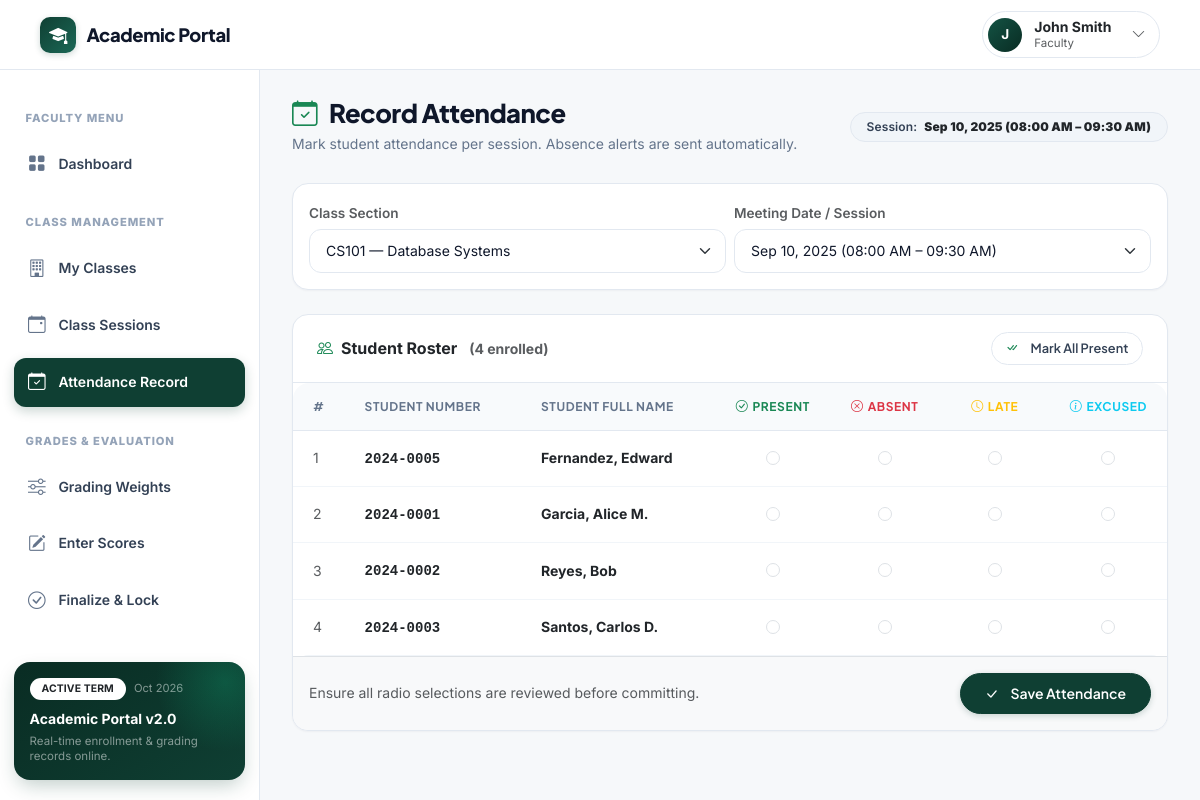
The page /instructor/attendance.php (signed in) on the database its author committed.
### tables this page shows
CREATE TABLE IF NOT EXISTS class_sessions (
    session_id      INT         AUTO_INCREMENT PRIMARY KEY,
    class_id        INT         NOT NULL,
    session_date    DATE        NOT NULL,
    start_time      TIME        DEFAULT NULL,
    end_time        TIME        DEFAULT NULL,
    session_time    TIME        DEFAULT NULL,

    CONSTRAINT fk_sessions_class
        FOREIGN KEY (class_id) REFERENCES classes(class_id)
        ON DELETE RESTRICT ON UPDATE CASCADE,

    INDEX idx_sessions_date (class_id, session_date)
);

CREATE TABLE IF NOT EXISTS student_classes (
    student_class_id    INT     AUTO_INCREMENT PRIMARY KEY,
    student_id          INT     NOT NULL,
    class_id            INT     NOT NULL,

    CONSTRAINT fk_sc_student
        FOREIGN KEY (student_id) REFERENCES students(student_id)
        ON DELETE RESTRICT ON UPDATE CASCADE,
    CONSTRAINT fk_sc_class
        FOREIGN KEY (class_id) REFERENCES classes(class_id)
        ON DELETE RESTRICT ON UPDATE CASCADE,

    UNIQUE KEY uk_student_class (student_id, class_id),
    INDEX idx_sc_class (class_id)
);

CREATE TABLE IF NOT EXISTS students (
    student_id      INT             AUTO_INCREMENT PRIMARY KEY,
    user_id         INT             NOT NULL UNIQUE,
    student_number  VARCHAR(20)     NOT NULL UNIQUE,
    first_name      VARCHAR(50)     NOT NULL,
    middle_name     VARCHAR(50)     DEFAULT NULL,
    last_name       VARCHAR(50)     NOT NULL,
    yr_section      VARCHAR(20)     NOT NULL,

    CONSTRAINT fk_students_user
        FOREIGN KEY (user_id) REFERENCES users(user_id)
        ON DELETE RESTRICT ON UPDATE CASCADE,

    INDEX idx_students_name (last_name, first_name)
);

### includes/permissions.php (called while the page is built, shortened)
<?php
function e($value): string {
    return htmlspecialchars((string)$value, ENT_QUOTES, 'UTF-8');
}

### instructor/attendance.php (the view, shortened to what this page needs)
<?php
require_once __DIR__ . '/../includes/permissions.php';
$pdo = db_connect();
$instructor = get_current_instructor($pdo);
$stmt = $pdo->prepare(
    'SELECT c.class_id, s.subject_code, s.subject_name
     FROM classes c JOIN subjects s ON c.subject_id = s.subject_id
     WHERE c.instructor_id = ?
     ORDER BY c.school_year DESC, s.subject_code ASC'
);
$stmt->execute([$instructor['instructor_id']]);
$my_classes = $stmt->fetchAll();
$class_id = (int)($_GET['class_id'] ?? ($my_classes[0]['class_id'] ?? 0));
$session_id = (int)($_GET['session_id'] ?? 0);
$sessions_list = [];
if ($class_id > 0) {
    $stmt = $pdo->prepare(
        'SELECT session_id, session_date, session_time, start_time, end_time
         FROM class_sessions
         WHERE class_id = ?
         ORDER BY session_date DESC, start_time DESC, session_time DESC'
    );
    $stmt->execute([$class_id]);
    $sessions_list = $stmt->fetchAll();
    if ($session_id === 0 && !empty($sessions_list)) {
        $session_id = (int)$sessions_list[0]['session_id'];
    }
}
$students = [];
if ($class_id > 0 && $session_id > 0) {
    $stmt = $pdo->prepare(
        'SELECT sc.student_class_id, st.student_number, st.first_name, st.middle_name, st.last_name,
                a.status AS current_status
         FROM student_classes sc
         JOIN students st ON sc.student_id = st.student_id
         LEFT JOIN attendance a ON a.student_class_id = sc.student_class_id AND a.session_id = ?
         WHERE sc.class_id = ?
         ORDER BY st.last_name, st.first_name'
    );
    $stmt->execute([$session_id, $class_id]);
    $students = $stmt->fetchAll();
}
$session_info = null;
if ($session_id > 0) {
    $stmt = $pdo->prepare('SELECT * FROM class_sessions WHERE session_id = ?');
    $stmt->execute([$session_id]);
    $session_info = $stmt->fetch();
}
require_once __DIR__ . '/../includes/header.php';
?>
<div class="page-header-row">
    <div>
        <h1 class="page-title">
            <i class="bi bi-calendar-check text-success me-1"></i>Record Attendance
        </h1>
        <p class="page-subtitle">Mark student attendance per session. Absence alerts are sent automatically.</p>
    </div>
    <div>
        <?php if ($session_info): ?>
            <span class="badge bg-secondary px-3 py-2">
                Session: <strong class="text-dark ms-1"><?php
                    echo date('M d, Y', strtotime($session_info['session_date']));
                    $st = $session_info['start_time'] ?? $session_info['session_time'] ?? null;
                    $et = $session_info['end_time'] ?? null;
                    if ($st && $et) {
                        echo ' (' . date('h:i A', strtotime($st)) . ' – ' . date('h:i A', strtotime($et)) . ')';
                    } elseif ($st) {
                        echo ' (' . date('h:i A', strtotime($st)) . ')';
                    }
                ?></strong>
            </span>
        <?php endif; ?>
    </div>
</div>
<div class="card mb-4">
    <div class="card-body p-3">
        <form method="GET" class="row g-2 align-items-end">
            <div class="col-md-6">
                <label class="form-label small text-muted mb-1">Class Section</label>
                <select name="class_id" class="form-select" onchange="this.form.querySelector('[name=session_id]').value=''; this.form.submit();">
                    <?php foreach ($my_classes as $cls): ?>
                        <option value="<?php echo $cls['class_id']; ?>" <?php echo $cls['class_id'] == $class_id ? 'selected' : ''; ?>>
                            <?php echo e($cls['subject_code'] . ' — ' . $cls['subject_name']); ?>
                        </option>
                    <?php endforeach; ?>
                </select>
            </div>
            <div class="col-md-6">
                <label class="form-label small text-muted mb-1">Meeting Date / Session</label>
                <select name="session_id" class="form-select" onchange="this.form.submit();" <?php echo empty($sessions_list) ? 'disabled' : ''; ?>>
                    <?php foreach ($sessions_list as $sess): ?>
                        <option value="<?php echo $sess['session_id']; ?>" <?php echo $sess['session_id'] == $session_id ? 'selected' : ''; ?>>
                            <?php
                            $date_label = date('M d, Y', strtotime($sess['session_date']));
                            $st = $sess['start_time'] ?? $sess['session_time'] ?? null;
                            $et = $sess['end_time'] ?? null;
                            $time_label = '';
                            if ($st && $et) {
                                $time_label = ' (' . date('h:i A', strtotime($st)) . ' – ' . date('h:i A', strtotime($et)) . ')';
                            } elseif ($st) {
                                $time_label = ' at ' . date('h:i A', strtotime($st));
                            }
                            echo e($date_label . $time_label);
                            ?>
                        </option>
                    <?php endforeach; ?>
                </select>
            </div>
        </form>
    </div>
</div>
<?php if ($class_id > 0 && $session_id > 0 && !empty($students)): ?>
    <div class="card">
        <div class="card-header d-flex justify-content-between align-items-center">
            <div>
                <span class="fw-bold text-dark"><i class="bi bi-people me-2 text-success"></i>Student Roster</span>
                <span class="text-muted small ms-2">(<?php echo count($students); ?> enrolled)</span>
            </div>
            <div>
                <button type="button" class="btn btn-sm btn-subtle" id="markAllPresent">
                    <i class="bi bi-check-all text-success me-1"></i> Mark All Present
                </button>
            </div>
        </div>
        <div class="card-body p-0">
            <form method="POST">
                <div class="table-responsive">
                    <table class="table table-hover align-middle mb-0">
                        <thead>
                            <tr>
                                <th style="width: 50px;">#</th>
                                <th>Student Number</th>
                                <th>Student Full Name</th>
                                <th class="text-center" style="width: 110px;">
                                    <span class="text-success"><i class="bi bi-check-circle me-1"></i>Present</span>
                                </th>
                                <th class="text-center" style="width: 110px;">
                                    <span class="text-danger"><i class="bi bi-x-circle me-1"></i>Absent</span>
                                </th>
                                <th class="text-center" style="width: 110px;">
                                    <span class="text-warning"><i class="bi bi-clock me-1"></i>Late</span>
                                </th>
                                <th class="text-center" style="width: 110px;">
                                    <span class="text-info"><i class="bi bi-info-circle me-1"></i>Excused</span>
                                </th>
                            </tr>
                        </thead>
                        <tbody>
                            <?php foreach ($students as $i => $stu): ?>
                                <tr>
                                    <td class="text-muted small"><?php echo $i + 1; ?></td>
                                    <td>
                                        <span class="font-monospace fw-bold text-dark"><?php echo e($stu['student_number']); ?></span>
                                    </td>
                                    <td>
                                        <div class="fw-bold text-dark">
                                            <?php echo e($stu['last_name'] . ', ' . $stu['first_name'] . ($stu['middle_name'] ? ' ' . $stu['middle_name'] : '')); ?>
                                        </div>
                                    </td>
                                    <?php foreach (['Present', 'Absent', 'Late', 'Excused'] as $status): ?>
                                        <td class="text-center">
                                            <input type="radio"
                                                   class="form-check-input"
                                                   name="status[<?php echo $stu['student_class_id']; ?>]"
                                                   value="<?php echo $status; ?>"
                                                   <?php echo ($stu['current_status'] ?? '') === $status ? 'checked' : ''; ?>
                                                   required>
                                        </td>
                                    <?php endforeach; ?>
                                </tr>
                            <?php endforeach; ?>
                        </tbody>
                    </table>
                </div>
                <div class="p-3 border-top bg-light d-flex justify-content-between align-items-center">
                    <small class="text-muted">Ensure all radio selections are reviewed before committing.</small>
                    <button type="submit" class="btn btn-forest px-4">
                        <i class="bi bi-check-lg me-1"></i> Save Attendance
                    </button>
                </div>
            </form>
        </div>
    </div>
<?php endif; ?>
<?php require_once __DIR__ . '/../includes/footer.php'; ?>

### rows shown on the page
class_sessions: session_date "Sep 10, 2025", start_time "08:00 AM", end_time "09:30 AM"
student_classes: student.student_number "2024-0005", student.middle_name "Fernandez, Edward"
student_classes: student.student_number "2024-0001", student.middle_name "Garcia, Alice M."
student_classes: student.student_number "2024-0002", student.middle_name "Reyes, Bob"
student_classes: student.student_number "2024-0003", student.middle_name "Santos, Carlos D."

### other values the page prints
substr($display_name, 0, 1) "J"
$display_name "John Smith"
$role_badge "Faculty"
count($students) "4"
form field class_id "CS101 — Database Systems"
form field session_id "Sep 10, 2025 (08:00 AM – 09:30 AM)"
